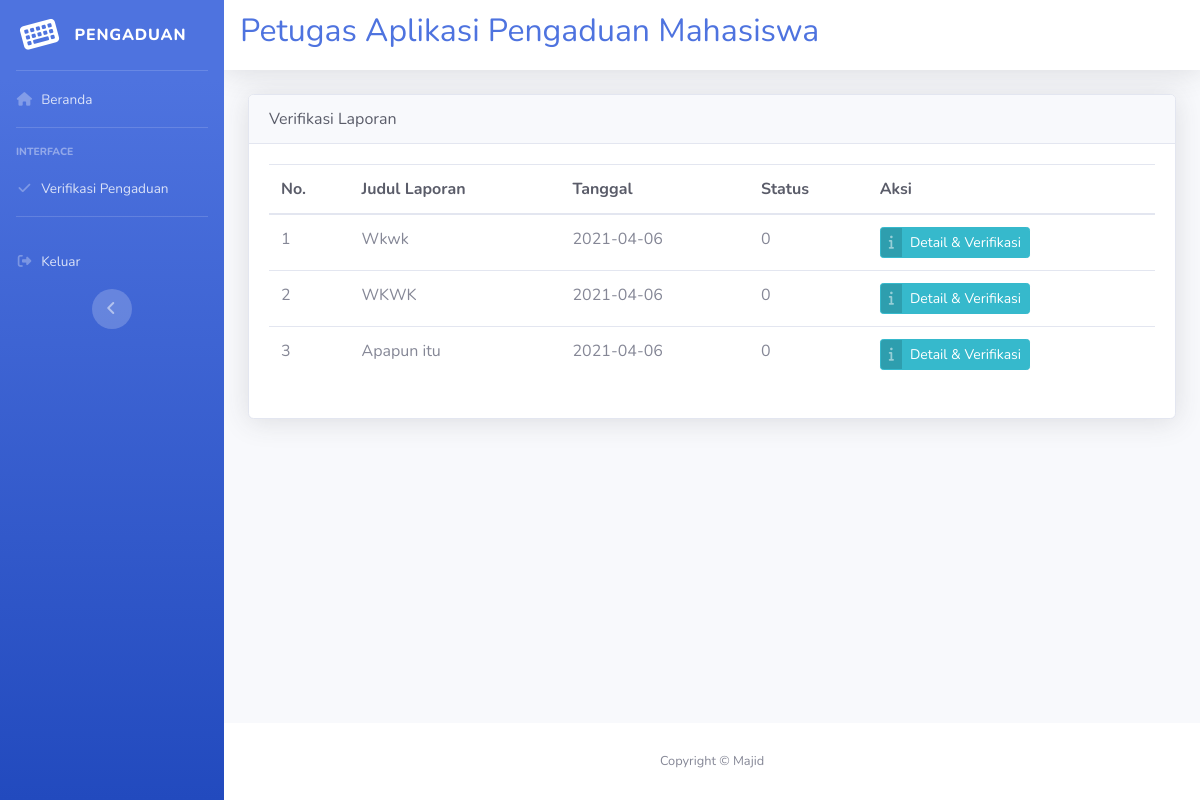
The app's page /petugas/petugas.php?url=verifikasi_pengaduan (signed in) with its own data.
### tables this page shows
CREATE TABLE `pengaduan` (
  `id_pengaduan` int(11) NOT NULL,
  `tgl_pengaduan` date NOT NULL,
  `nama` char(50) NOT NULL,
  `nik` char(50) NOT NULL,
  `judul_laporan` text NOT NULL,
  `isi_laporan` text NOT NULL,
  `foto` varchar(50) NOT NULL,
  `status` enum('0','proses','selesai','') NOT NULL
);

### petugas/verifikasi_pengaduan.php (the view, shortened to what this page needs)
<!DOCTYPE html>
<html lang="en">
    <head>
        <link href="../vendor/fontawesome-free/css/all.min.css" rel="stylesheet" type="text/css">
        <link href="../css/sb-admin-2.min.css" rel="stylesheet">
    </head>
    <body id="page-top">
    <div class="card shadow">
        <div class="card-header text-dark">
            Verifikasi Laporan
        </div>
        <div class="card-body">
            <table class="table table-hover">
                <thead>
                    <tr>
                        <th class="text-dark">No.</th>
                        <th class="text-dark">Judul Laporan</th>
                        <th class="text-dark">Tanggal</th>
                        <th class="text-dark">Status</th>
                        <th class="text-dark">Aksi</th>
                    </tr>
                </thead>
                <tbody>
                    <?php
                    include "../koneksi.php";
                    $no = 1;
                    $query = mysqli_query($conn, "SELECT * FROM pengaduan WHERE status='0'");
                    while ($d = mysqli_fetch_array($query)) {
                        ?>
                        <tr>
                            <td><?php echo $no++ ?></td>
                            <td><?php echo $d['judul_laporan']; ?></td>
                            <td><?php echo $d['tgl_pengaduan'];?></td>
                            <td><?php echo $d['status'];?></td>
                            <td>
                                <a href="?url=detail_verifikasi_pengaduan&id=<?php echo $d['id_pengaduan'];?>" class="btn btn-info btn-icon-split btn-sm">
                                    <span class="icon text-white-50">
                                        <i class="fas fa-info"></i>
                                    </span>
                                    <span class="text">Detail & Verifikasi</span>
                                </a>
                            </td>
                        </tr>
                    <?php } ?>
                </tbody>
            </table>
        </div>
</div>
    </body>
</html>

### records on screen
pengaduan: judul_laporan "Wkwk", tgl_pengaduan "2021-04-06", status "0"
pengaduan: judul_laporan "WKWK", tgl_pengaduan "2021-04-06", status "0"
pengaduan: judul_laporan "Apapun itu", tgl_pengaduan "2021-04-06", status "0"
